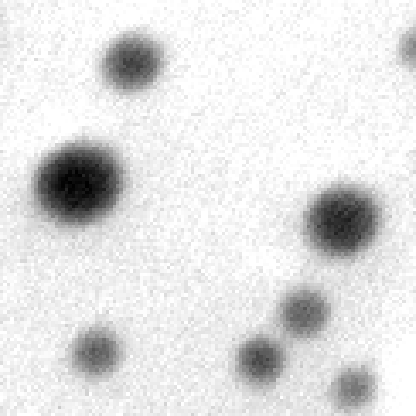
#> input picture Week_04/assignments/raw_data/11500X01.png, 416 x 416 px; its folder holds only this picture in this run
$ jupyter execute --allow-errors assignment_04_combined.ipynb   (older library calls are emulated)
#> lines starting #> are read from the running program, lines starting #| are printed output that depends on the picture; after the words box and inside, x2 and y2 are one past the last pixel; in counts of white or black regions, pixels touching at a corner belong together
<a href="https://colab.research.google.com/github/NU-MSE-LECTURES/465-WINTER2026/blob/main/Week_04/assignments/assignment_04_combined.ipynb" target="_parent"></a>

# MAT_SCI 465: Advanced Electron Microscopy & Diffraction
## Week 03 & 04 Combined Assignment
**Classical, ML, and Deep Learning Approaches to Microscopy Analysis**

**Dataset:** DOPAD (Dataset Of nanoPArticle Detection) - TEM nanoparticle images for detection and classification
**Dataset Source:** https://dopad.github.io/

## Objective
Compare classical computer vision, machine learning, and deep learning approaches on the same electron microscopy dataset. Progress from traditional image processing through supervised and unsupervised learning to modern deep learning, enabling direct quantitative comparison of all methods.

## Task 1 · Classical Image Analysis Pipeline
- [ ] Apply noise reduction (Gaussian, median, or FFT filtering) and compute signal-to-noise ratio before and after using $SNR = u / igma$.
- [ ] Enhance contrast via histogram equalization or CLAHE (clip limit 0.01-0.03).
- [ ] Segment features using Otsu thresholding followed by Watershed to separate touching particles.
- [ ] Quantify morphology with `regionprops` (area, diameter, eccentricity, solidity) and export measurements to `classical_results.csv`.
- [ ] Create a four-panel figure: raw image, filtered/enhanced result, segmented labels, particle size distribution.

[cell 1]
# Task 1 setup: imports and data loading
from pathlib import Path
import numpy as np
import pandas as pd
from skimage import exposure, filters, measure, morphology, segmentation
from skimage.io import imread
from scipy import fft
import matplotlib.pyplot as plt
import os

# DOPAD dataset: download from https://dopad.github.io/docs/download/
# After extraction, adjust IMAGE_DIR to your local path

# Use absolute path to ensure it works regardless of kernel working directory
IMAGE_DIR = Path('/Users/timzhou/MATSCI465_Tim-Zhou/Week_04/assignments/raw_data')

print(f"Current working directory: {os.getcwd()}")
print(f"IMAGE_DIR: {IMAGE_DIR}")
print(f"IMAGE_DIR exists: {IMAGE_DIR.exists()}")

# Example: load a TEM image from DOPAD
# For PNG/standard formats:
if IMAGE_DIR.exists():
    sample_images = sorted(list(IMAGE_DIR.glob('*.png')) + list(IMAGE_DIR.glob('*.tif')))
    if sample_images:
        raw_image = imread(str(sample_images[0]))
#> raw_image is the input picture: shape (416, 416, 4); mean R, G, B, A 224.9, 224.9, 224.9, 255
        print(f"Loaded: {sample_images[0].name}, Shape: {raw_image.shape}")
#| Loaded: 11500X01.png, Shape: (416, 416, 4)
        print(f"Total images available: {len(sample_images)}")
    else:
        print("No images found in DOPAD directory")
else:
    raw_image = None
    print("IMAGE_DIR path not found. Please download DOPAD dataset and update path.")

[cell 2]
notebook_dir = Path.cwd()
IMAGE_DIR = notebook_dir / 'raw_data'
OUTPUT_DIR = notebook_dir
print(f'Notebook directory: {notebook_dir}')
print(f'Image directory: {IMAGE_DIR}')
print(f'Image directory exists: {IMAGE_DIR.exists()}')
print('Loading DOPAD dataset...')
image_files = sorted(list(IMAGE_DIR.glob('*.png')))
print(f'Found {len(image_files)} images')

n_samples = 100
image_files = image_files[:n_samples]
print(f'Using {len(image_files)} images for analysis')

[cell 3]
# Task 1 processing: filtering, enhancement, segmentation, quantification
# HINTS for Task 1:
# 1. Filtering: Use filters.median() or filters.gaussian() from skimage.filters
#    Compare SNR before and after filtering to see improvement
# 2. Enhancement: Use exposure.equalize_adapthist() with clip_limit around 0.025
#    This will increase contrast without oversaturation
# 3. Segmentation: After Otsu thresholding, use scipy.ndimage.distance_transform_edt()
#    to find marker positions for Watershed
# 4. Regionprops: Pass intensity_image parameter to get min/max/mean intensity
#    Example: measure.regionprops(labels, intensity_image=enhanced_image)
# 5. Export: Use pd.DataFrame.to_csv() to save measurements

import numpy as np
from scipy import fftpack
from skimage import io
from scipy import ndimage
from skimage import filters, morphology, segmentation

# Load sample image
raw_image = imread(str(image_files[0]))

# Convert RGB to grayscale if needed
if len(raw_image.shape) == 3:
    raw_image = raw_image[:, :, 0] if raw_image.shape[2] >= 3 else np.mean(raw_image, axis=2)
#> raw_image: shape (416, 416)

# Normalize
raw_image = raw_image.astype(np.float32) / 255.0

print(f"Loaded image from: {image_files[0].name}")
print(f"Image shape: {raw_image.shape}")
#| Image shape: (416, 416)
print(f"Image dtype: {raw_image.dtype}")
#| Image dtype: float32
print(f"Image min/max: {raw_image.min():.4f} / {raw_image.max():.4f}")
#| Image min/max: 0.0000 / 1.0000

def compute_snr(image: np.ndarray) -> float:
    signal = np.mean(image)
#> signal = 0.882
    noise = np.std(image)
#> noise = 0.182
    return float(signal / noise) if noise else np.inf

# Filtering hint: Try median filter for salt-and-pepper noise
# filtered_image = filters.median(raw_image, footprint=morphology.disk(3))

# Compute SNR before filtering
snr_0 = compute_snr(raw_image)
#> snr_0 = 4.85
print(f"SNR before filtering: {snr_0:.4f}")
#| SNR before filtering: 4.8529

# Gaussian filtering
gaussian = filters.gaussian(raw_image, sigma=1.0)
snr_gaussian = compute_snr(gaussian)
#> snr_gaussian = 4.9

# Median filtering
median = filters.median(raw_image, footprint=morphology.disk(3))
snr_median = compute_snr(median)
#> snr_median = 4.89

# FFT filtering
# raw_image = your 2D grayscale image
image = raw_image.astype(float)

# 2D FFT
F = fftpack.fft2(image)
Fshift = fftpack.fftshift(F)  # move zero-frequency to center
#Create a Gaussian low-pass filter
rows, cols = image.shape
x = np.linspace(-0.5, 0.5, cols)
y = np.linspace(-0.5, 0.5, rows)
X, Y = np.meshgrid(x, y)
radius = np.sqrt(X**2 + Y**2)
sigma = 0.05  # smaller sigma → more aggressive smoothing
H = np.exp(-(radius**2) / (2 * sigma**2))  # low-pass Gaussian
# Apply filter in frequency domain
Ffiltered = Fshift * H
#Inverse FFT to get smoothed image
F_ishift = fftpack.ifftshift(Ffiltered)
lowpass_image = np.real(fftpack.ifft2(F_ishift))
snr_lowpass = compute_snr(lowpass_image)
#> snr_lowpass = 4.99

print(f"SNR after Gaussian filtering: {snr_gaussian:.4f}")
#| SNR after Gaussian filtering: 4.8994
print(f"SNR after Median filtering: {snr_median:.4f}")
#| SNR after Median filtering: 4.8865
print(f"SNR after FFT low-pass filtering: {snr_lowpass:.4f}")
#| SNR after FFT low-pass filtering: 4.9949

# Enhancement hint: CLAHE improves local contrast
# enhanced_image = exposure.equalize_adapthist(filtered_image, clip_limit=0.025)
filtered_image = median
enhanced_clahe = exposure.equalize_adapthist(filtered_image, clip_limit=0.025)
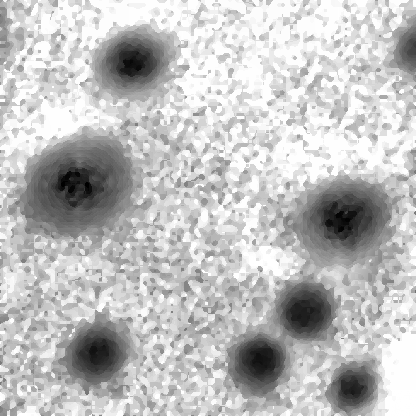
#> enhanced_clahe: shape (416, 416) float32; min 0, max 1, mean 0.751
enhanced_image = enhanced_clahe
print(f"Enhanced image range: [{enhanced_image.min():.3f}, {enhanced_image.max():.3f}]")
#| Enhanced image range: [0.000, 1.000]

# Segmentation hint: Use Otsu's threshold followed by watershed
# threshold = filters.threshold_otsu(enhanced_image)
# binary = enhanced_image > threshold
# Then use distance transform + watershed to separate particles

# Threshold the enhanced image
threshold = filters.threshold_otsu(enhanced_image)
#> threshold = 0.639
binary = enhanced_image > threshold
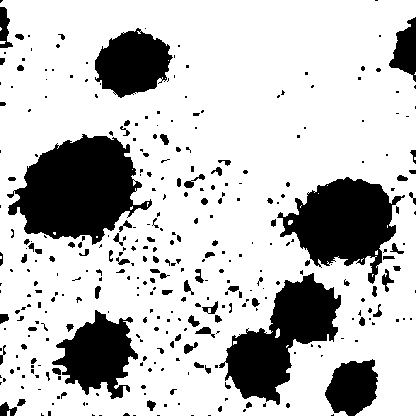
#> binary: shape (416, 416) bool; 76.2% white; 346 black regions (250 under 20 px), largest, box (x1, y1, x2, y2) and area: (7, 134, 152, 245) 9757, (277, 177, 405, 284) 7214, (219, 273, 341, 405) 7147

# Remove small objects (classic API)
binary = morphology.remove_small_objects(binary.astype(bool), min_size=10)
#> binary: shape (416, 416) bool; 76.2% white; 346 black regions (250 under 20 px), largest, box (x1, y1, x2, y2) and area: (7, 134, 152, 245) 9792, (277, 177, 405, 284) 7242, (219, 273, 341, 405) 7154

# Remove small holes (classic API)
binary = morphology.remove_small_holes(binary.astype(bool), area_threshold=10)
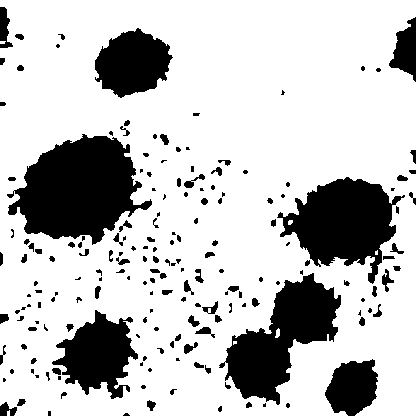
#> binary: shape (416, 416) bool; 76.7% white; 185 black regions (90 under 20 px), largest, box (x1, y1, x2, y2) and area: (7, 134, 152, 245) 9789, (277, 177, 405, 284) 7239, (219, 273, 341, 405) 7151

# Distance transform for watershed
distance = ndimage.distance_transform_edt(binary)

# Find peaks for watershed markers
coords = ndimage.label(binary)[0]
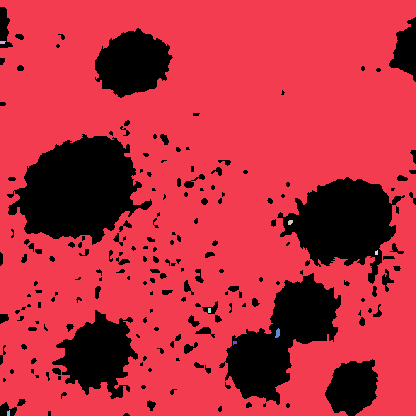
#> coords: shape (416, 416) int32; 9 distinct labels, from 0 to 8; one colour per label, 0 black
local_maxima = morphology.local_maxima(distance, indices=False)
#> local_maxima: shape (416, 416) bool; 0.28% white in thin lines or dots
markers, _ = ndimage.label(local_maxima)
#> markers: shape (416, 416) int32; 392 distinct labels, from 0 to 391

# Apply watershed
labels = segmentation.watershed(-distance, markers=markers, mask=binary)
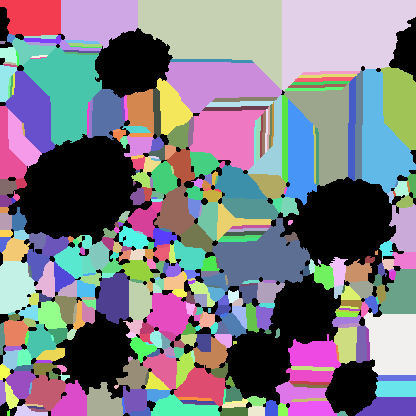
#> labels: shape (416, 416) int32; 392 distinct labels, from 0 to 391; one colour per label, 0 black

print(f"Otsu threshold: {threshold:.4f}")
#| Otsu threshold: 0.6387
print(f"Number of particles detected: {labels.max()}")
#| Number of particles detected: 391

[cell 4]
# Morphology hint: Extract area, perimeter, eccentricity, solidity, equivalent_diameter
# Store in a DataFrame, then save with measurements.to_csv()

from skimage import measure
import pandas as pd

# Compute region properties
regions = measure.regionprops(labels, intensity_image=enhanced_image)
#> regions = 391 regions; largest, box (x1, y1, x2, y2) and area: (282, 0, 416, 91) 8712, (138, 0, 282, 90) 8318, (23, 47, 102, 146) 4386, (165, 62, 282, 113) 3844, (212, 218, 311, 287) 3786

# Build measurements dataframe
measurements_list = []
for region in regions:
    measurements_list.append({
        'Label': region.label,
        'Area': region.area,
        'Perimeter': region.perimeter,
        'Eccentricity': region.eccentricity,
        'Solidity': region.solidity,
        'Equivalent Diameter': region.equivalent_diameter_area,  # updated
        'Centroid_x': region.centroid[1],
        'Centroid_y': region.centroid[0],
        'min_intensity': region.intensity_min,                  # updated
        'max_intensity': region.intensity_max,                  # updated
        'mean_intensity': region.intensity_mean                 # updated
    })
#> after the loop, measurements_list = 391 items

measurements = pd.DataFrame(measurements_list)
#> measurements = table of 391 rows and 11 columns
print(f"Total particles: {len(measurements)}")
#| Total particles: 391
print(measurements.describe())
#> (printed output is left out)
measurements.to_csv('classical_results.csv', index=False)

[cell 5]
# Visualization hint: Create 2x2 subplot figure with:
# [Raw image] [Enhanced/Filtered]
# [Segmented labels] [Size distribution histogram]
# Use imshow() for images and hist() for distribution

import matplotlib.pyplot as plt
from matplotlib.gridspec import GridSpec

fig = plt.figure(figsize=(14, 12))
gs = GridSpec(2, 2, figure=fig, hspace=0.3, wspace=0.3)

# Raw Image
ax1 = fig.add_subplot(gs[0, 0])
im1 = ax1.imshow(raw_image, cmap='gray')
ax1.set_title('Raw Image', fontsize=12, fontweight='bold')
ax1.set_xlabel('x (pixels)')
ax1.set_ylabel('y (pixels)')
plt.colorbar(im1, ax=ax1, label='Intensity')

# Filtered and Enhanced
ax2 = fig.add_subplot(gs[0, 1])
im2 = ax2.imshow(enhanced_image, cmap='gray')
ax2.set_title('Filtered & Enhanced (CLAHE)', fontsize=12, fontweight='bold')
ax2.set_xlabel('x (pixels)')
ax2.set_ylabel('y (pixels)')
plt.colorbar(im2, ax=ax2, label='Intensity')

# Segmented Labels
ax3 = fig.add_subplot(gs[1, 0])
im3 = ax3.imshow(labels, cmap='nipy_spectral')
ax3.set_title(f'Segmented Particles (n={labels.max()})', fontsize=12, fontweight='bold')
ax3.set_xlabel('x (pixels)')
ax3.set_ylabel('y (pixels)')
plt.colorbar(im3, ax=ax3, label='Particle ID')

# Particle Size Distribution
ax4 = fig.add_subplot(gs[1, 1])
ax4.hist(measurements['Equivalent Diameter'], bins=30, color='blue', edgecolor='black', alpha=0.7)
ax4.set_xlabel('Equivalent Diameter (pixels)', fontsize=11)
ax4.set_ylabel('Frequency', fontsize=11)
ax4.set_title('Particle Size Distribution', fontsize=12, fontweight='bold')
ax4.grid(alpha=0.3)

plt.savefig(OUTPUT_DIR / 'classical_pipeline_figure.pdf', dpi=150, bbox_inches='tight')
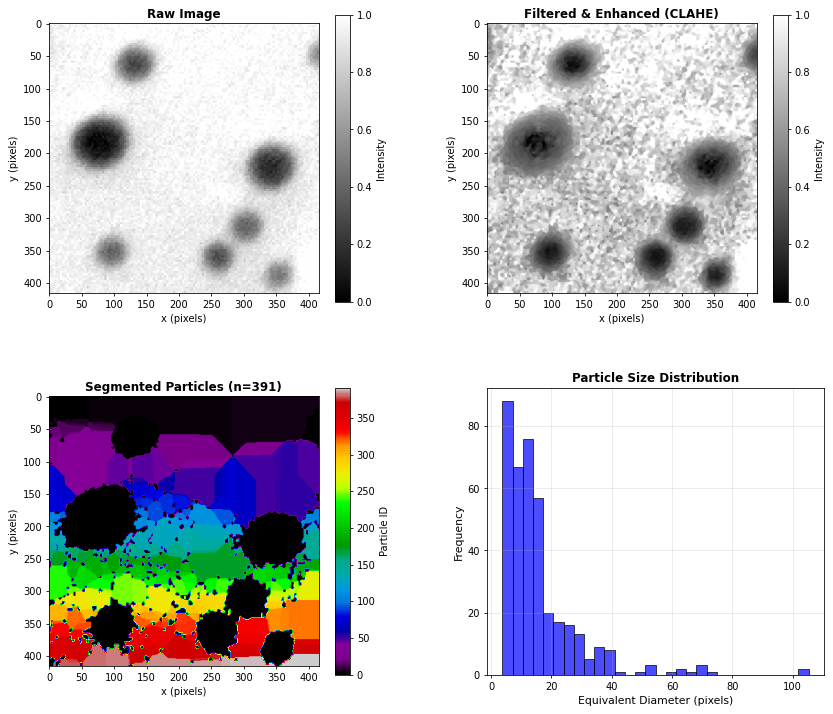
#> figure drawn by matplotlib, 7 panels; panel 7: tallest bar 88 high, from x = 3.74 to 7.13
plt.show()

## Task 2 · Machine Learning Approaches
- [ ] Extract hand-crafted features: edges (Canny or Sobel), blobs (LoG), textures (LBP or GLCM) to build a feature matrix with at least 10 descriptors per region.
- [ ] Perform feature selection using Random Forest importance or correlation analysis; retain the top 5-7 discriminative features.
- [ ] Supervised: label data into two or more classes (≥50 samples), train SVM and Random Forest, then report precision, recall, F1-score, and confusion matrices.
- [ ] Unsupervised: run k-Means (k ∈ {3, 5, 7}) and visualize using PCA or t-SNE; compute silhouette scores.
- [ ] Compare ML outputs with classical segmentation regarding particle counts, accuracy, and runtime; export to `ml_results.csv`.

[cell 6]
# Task 2: feature extraction and ML pipelines
from skimage.feature import canny, local_binary_pattern
from sklearn import metrics
from sklearn.cluster import KMeans
from sklearn.decomposition import PCA
from sklearn.ensemble import RandomForestClassifier
from sklearn.manifold import TSNE
from sklearn.metrics import classification_report, confusion_matrix, silhouette_score
from sklearn.model_selection import train_test_split
from sklearn.preprocessing import StandardScaler
from sklearn.svm import SVC

# HINTS for Task 2:
# 1. Feature extraction: For each detected region, compute:
#    - Area, perimeter, equivalent diameter, eccentricity, solidity (from regionprops)
#    - Mean and std intensity (intensity-based features)
#    - Edge features: number of edges detected by Canny filter
#    - Texture: Local Binary Pattern variance
#    - Circularity = 4*pi*area / perimeter^2
#    - Total: 10+ features per region
#

# Feature extraction function

def extract_region_features(region, image):

    region_slice = image[region.bbox[0]:region.bbox[2], region.bbox[1]:region.bbox[3]]
    region_mask = region.image

    # Morphological features
    area = region.area
    perimeter = region.perimeter
    eccentricity = region.eccentricity
    solidity = region.solidity
    equiv_diameter = region.equivalent_diameter_area

    # Intensity features
    mean_intensity = region.intensity_mean
    std_intensity = np.std(region_slice[region_mask])

    # Edge features (Canny)
    edges = canny(region_slice)
    edge_ratio = np.sum(edges) / area if area > 0 else 0

    # Convert to uint8 (LBP expects integer images)
    region_uint8 = np.clip(region_slice * 255, 0, 255).astype(np.uint8)
    lbp = local_binary_pattern(region_uint8, P=8, R=1, method='uniform')
    lbp_var = np.var(lbp[region_mask]) if region_mask.sum() > 0 else 0

    # Circularity
    circularity = 4 * np.pi * area / (perimeter ** 2) if perimeter > 0 else 0

    # Compactness
    compactness = perimeter ** 2 / area if area > 0 else 0

    return {
        'Area': area,
        'Perimeter': perimeter,
        'Eccentricity': eccentricity,
        'Solidity': solidity,
        'equiv_diameter': equiv_diameter,
        'mean_intensity': mean_intensity,
        'std_intensity': std_intensity,
        'edge_ratio': edge_ratio,
        'lbp_variance': lbp_var,
        'Circularity': circularity,
        'Compactness': compactness
    }

[cell 7]
from tqdm import tqdm
from skimage import filters, morphology, exposure, segmentation, measure
from scipy import ndimage
from skimage.io import imread
import numpy as np
import pandas as pd

# 2. Feature selection: Train a RandomForestClassifier and get feature_importances_
#    Keep top 5-7 features with highest importance scores
#    Hint: importance_df = pd.DataFrame({'feature': feature_names, 'importance': importances})

all_features = []
all_labels = []

for idx, img_file in enumerate(tqdm(image_files[:50])):  # Use first 50 for faster computation
    try:
        img = imread(str(img_file))
        if len(img.shape) == 3:
            img = img[:, :, 0] if img.shape[2] >= 3 else np.mean(img, axis=2)

        # Normalize
        img = img.astype(np.float32) / 255.0

        # Filtering and enhancement
        img_filtered = filters.median(img, footprint=morphology.disk(3))
        img_enhanced = exposure.equalize_adapthist(img_filtered, clip_limit=0.025)

        # Segment
        threshold = filters.threshold_otsu(img_enhanced)
        binary = img_enhanced > threshold
        binary = morphology.remove_small_objects(binary, min_size=10)

        distance = ndimage.distance_transform_edt(binary)
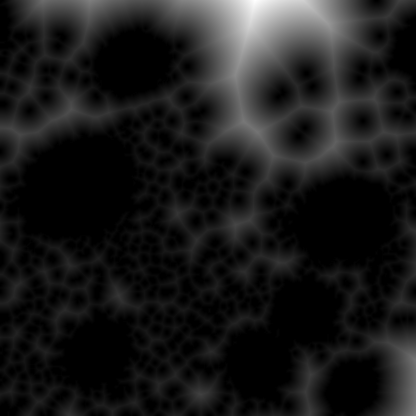
#> distance: shape (416, 416) float64; min 0, max 87.66, mean 9.2; drawn with min black and max white
        local_maxima = morphology.local_maxima(distance, indices=False)
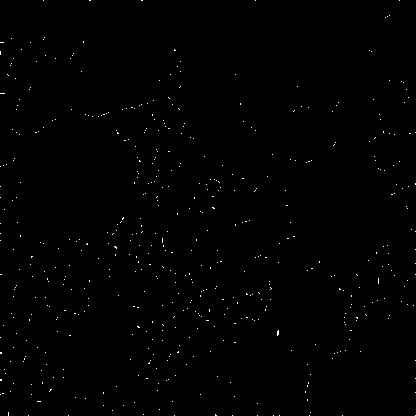
#> local_maxima: shape (416, 416) bool; 0.4% white in thin lines or dots
        markers, _ = ndimage.label(local_maxima)
#> markers: shape (416, 416) int32; 550 distinct labels, from 0 to 549
        labels_img = segmentation.watershed(-distance, markers=markers, mask=binary)
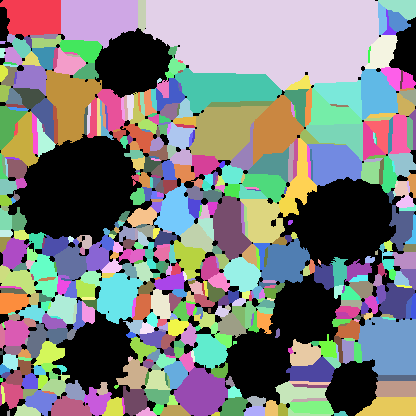
#> labels_img: shape (416, 416) int32; 550 distinct labels, from 0 to 549; one colour per label, 0 black

        # Extract features for each region
        regions = measure.regionprops(labels_img, intensity_image=img_enhanced)
#> regions = 549 regions; largest, box (x1, y1, x2, y2) and area: (143, 0, 379, 91) 16420, (61, 0, 138, 49) 2969, (358, 316, 416, 375) 2872, (175, 68, 282, 113) 2869, (189, 106, 269, 161) 2824
        for region in regions:
            if region.area > 5:
                features = extract_region_features(region, img_enhanced)
                all_features.append(features)
                all_labels.append(idx)
#> this loop made 549 passes
#> (area in extract_region_features, perimeter in extract_region_features, eccentricity in extract_region_features, solidity in extract_region_features, equiv_diameter in extract_region_features, mean_intensity in extract_region_features, std_intensity in extract_region_features, edge_ratio in extract_region_features) on passes 1 to 7: (1890, 187.7, 0.773, 0.931, 49.06, 0.866, 0.108, 0.222), (2969, 238.4, 0.84, 0.917, 61.48, 0.931, 0.0889, 0.188), (238, 72.49, 0.965, 0.992, 17.41, 0.929, 0.106, 0.0252), (16420, 642.4, 0.934, 0.926, 144.6, 0.919, 0.0887, 0.247), (486, 99.7, 0.897, 0.924, 24.88, 0.862, 0.111, 0.278), (318, 73.36, 0.742, 0.919, 20.12, 0.825, 0.127, 0.324), (111, 66.8, 0.929, 0.496, 11.89, 0.799, 0.108, 0.694)
#> pass 1, in extract_region_features, `region_slice = image[region.bbox[0]:region.bbox[2], region.bbox[1]:reg..`:
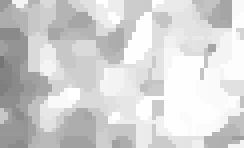
#> region_slice: shape (37, 61) float32 (shown 4 times larger); min 0.462, max 1, mean 0.83
    except Exception as e:
        continue

feature_df = pd.DataFrame(all_features)
print(f"Extracted {len(feature_df)} regions from {len(image_files[:50])} images")
#| Extracted 549 regions from 1 images
if len(feature_df) > 0:
    print(feature_df.describe())
#> (printed output is left out)
#> (the rest of the program and of its run is left out)
